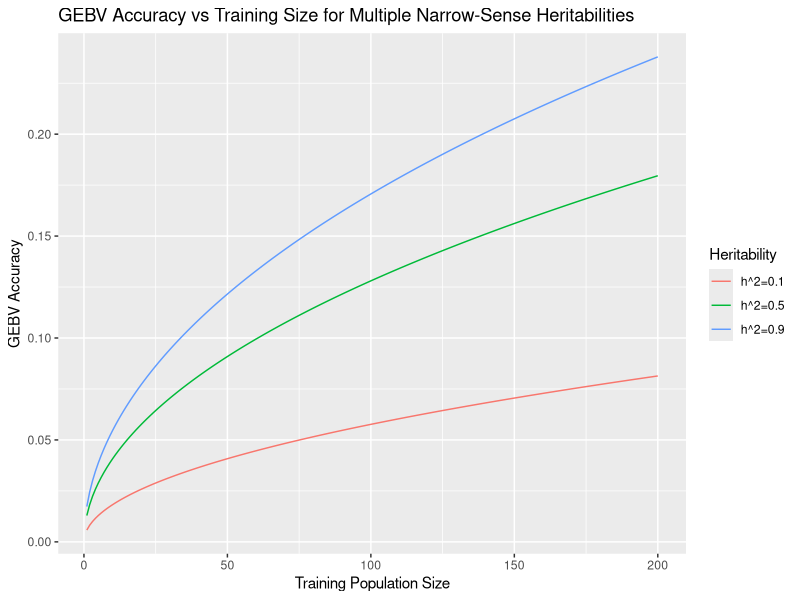

The R script that drew this image:
# GEBV Accuracy Estimate

library(ggplot2)
library(dplyr)

# compute GEBV accuracy
# n - population training size
# h - h^2 narrow-sense heritability
# m - effective number of independent chromosome segments in population

gebv_accuracy <- function(n, h, m) {
  return(sqrt((n*h)/(n*h+m)))
}

population_size <- seq(1,200)
m <- 2*50*30 # TODO: figure out what this should be

h1 <- data.frame(population_size, gebv_accuracy(population_size, 0.1, m))
h2 <- data.frame(population_size, gebv_accuracy(population_size, 0.5, m))
h3 <- data.frame(population_size, gebv_accuracy(population_size, 0.9, m))

cols = c("population_size", "gebv_accuracy")
colnames(h1) = cols
colnames(h2) = cols
colnames(h3) = cols

combined <- h1 %>%  mutate(Heritability = 'h^2=0.1') %>%
  bind_rows(h2 %>% mutate(Heritability = 'h^2=0.5')) %>%
  bind_rows(h3 %>% mutate(Heritability = 'h^2=0.9'))

ggplot(combined,aes(y = gebv_accuracy, x = population_size, color = Heritability)) + 
  geom_line() +
  xlab("Training Population Size") +
  ylab("GEBV Accuracy") +
  ggtitle("GEBV Accuracy vs Training Size for Multiple Narrow-Sense Heritabilities")
